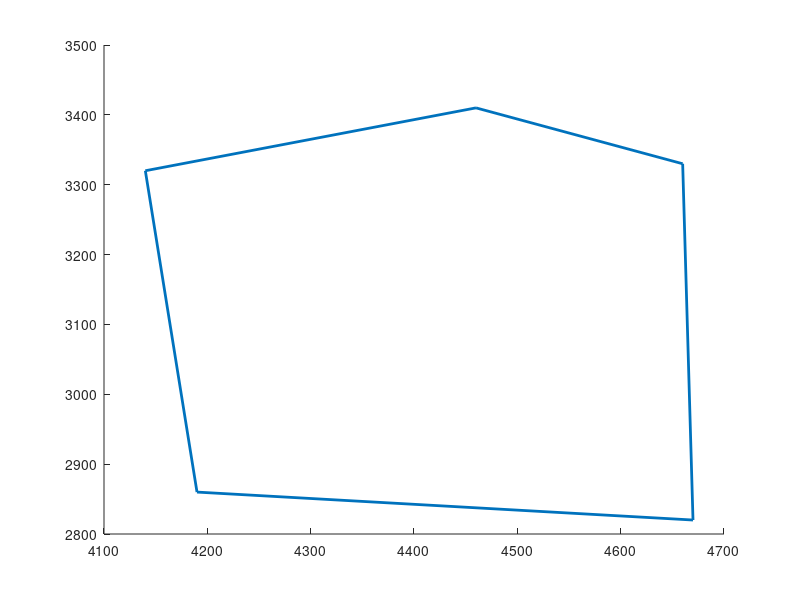

Reproduce this figure in MATLAB.
hold all;
C1=[4670,2820;4660,3330;4460,3410;4140,3320;4190,2860;4670,2820;];
plot(C1(:,1),C1(:,2),'LineWidth',2);
% B1=[4110,1920;4900,2760;4900,2820;4510,3190;3690,2330;4110,1920;];
% plot(B1(:,1),B1(:,2),'LineWidth',2);
% hold on;

